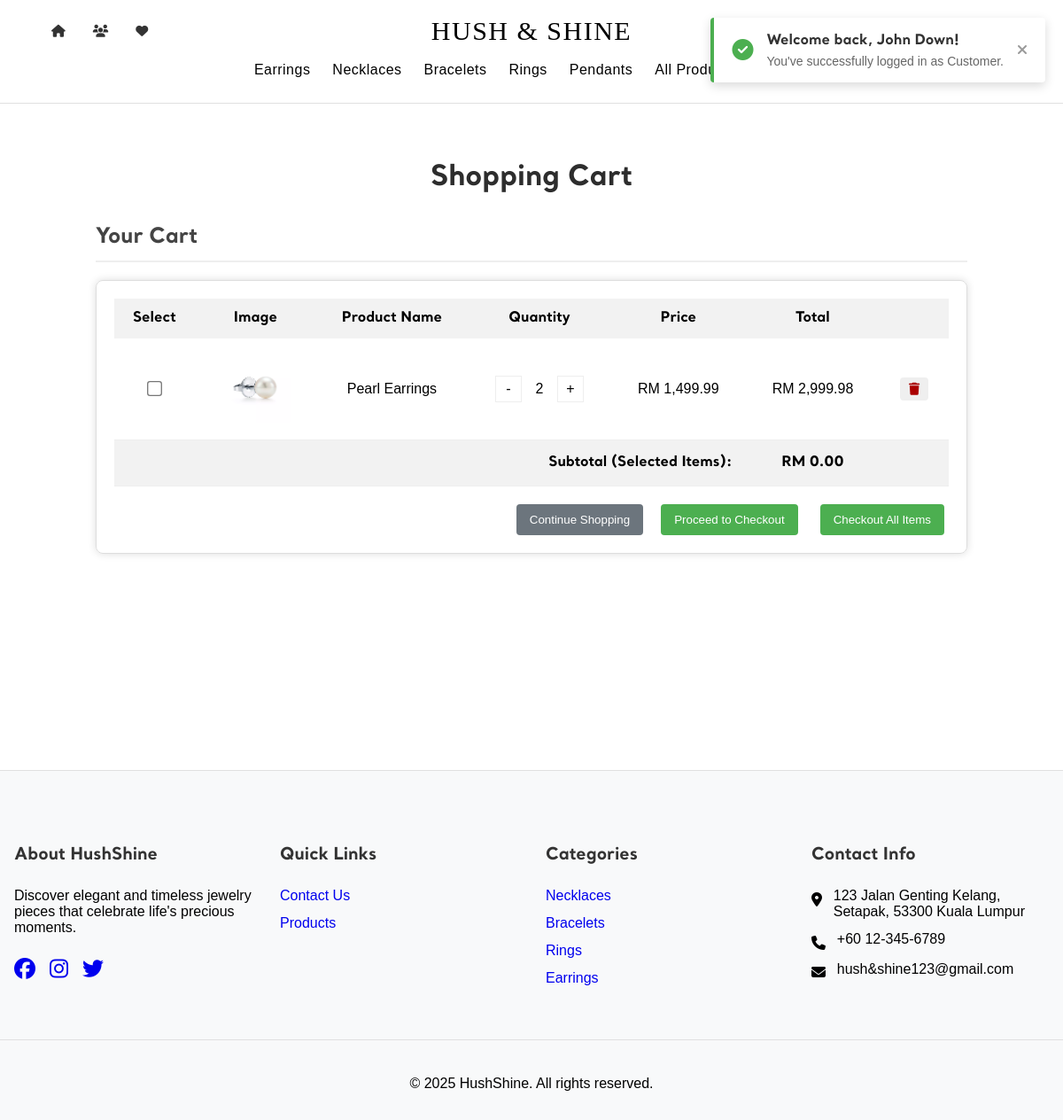
The page /page/cart.php (signed in) on the database its author committed.
### tables this page shows
CREATE TABLE `cart_item` (
  `cart_id` char(4) NOT NULL,
  `prod_id` char(4) NOT NULL,
  `quantity` int(2) NOT NULL
);

CREATE TABLE `product` (
  `prod_id` char(4) NOT NULL,
  `prod_name` varchar(100) NOT NULL,
  `prod_desc` varchar(200) NOT NULL,
  `price` double(7,2) NOT NULL,
  `quantity` int(4) NOT NULL,
  `cat_id` char(4) NOT NULL,
  `image` varchar(100) NOT NULL
);

### page/cart.php (the view, shortened to what this page needs)
<?php
require '../_base.php';
$custId = $_SESSION['cust_id'];
try {
    $stmt = $_db->prepare("
        SELECT ci.cart_id, ci.prod_id, ci.quantity, p.prod_name, p.price, p.image
        FROM cart_item ci
        JOIN product p ON ci.prod_id = p.prod_id
        JOIN shopping_cart sc ON ci.cart_id = sc.cart_id
        WHERE sc.cust_id = ?
    ");
    $stmt->execute([$custId]);
    $cartItems = $stmt->fetchAll(PDO::FETCH_ASSOC);
    $subtotal = 0;
    foreach ($cartItems as $item) {
        $subtotal += $item['price'] * $item['quantity'];
    }
} catch (Exception $e) {
    error_log("Cart Fetch Error: " . $e->getMessage());
    $cartItems = [];
    $subtotal = 0;
}
include '../_head.php';
?>
<div class="cart-page-container">
    <h1>Shopping Cart</h1>
    <section class="cart-section">
        <h2>Your Cart</h2>
        <div class="cart-container">
            <?php if (count($cartItems) > 0): ?>
                <table class="cart-list">
                    <thead>
                        <tr>
                            <th>Select</th>
                            <th>Image</th>
                            <th>Product Name</th>
                            <th>Quantity</th>
                            <th>Price</th>
                            <th>Total</th>
                            <th></th>
                        </tr>
                    </thead>
                    <tbody>
                        <?php foreach ($cartItems as $item): ?>
                            <?php
                                if ($item && !empty($item['image'])) {
                                    $productImages = json_decode($item['image']) ?: [];
                                    $firstImage = !empty($productImages) ? $productImages[0] : 'default-product-image.jpg';
                                } else {
                                    $firstImage = 'default_image.webp';
                                }
                            ?>
                            <tr>
                                <td><input type="checkbox" value="<?= $item['prod_id'] ?>" class="item-checkbox"></td>
                                <td><img src="/images/products/<?= htmlspecialchars($firstImage) ?>" class="cart-product-img"></td>
                                <td><?= htmlspecialchars($item['prod_name']) ?></td>
                                <td>
                                    <div class="quantity-control">
                                        <button class="qty-btn minus" data-id="<?= $item['prod_id'] ?>">-</button>
                                        <span class="qty-value"><?= $item['quantity'] ?></span>
                                        <button class="qty-btn plus" data-id="<?= $item['prod_id'] ?>">+</button>
                                    </div>
                                </td>
                                <td>RM <?= number_format($item['price'], 2) ?></td>
                                <td class="item-total">RM <?= number_format($item['price'] * $item['quantity'], 2) ?></td>
                                <td>
                                    <button class="remove-btn" data-cart-id="<?= $item['cart_id'] ?>" data-prod-id="<?= $item['prod_id'] ?>">
                                        <i class="fa-solid fa-trash"></i>
                                    </button>
                                </td>
                            </tr>
                        <?php endforeach; ?>
                    </tbody>
                    <tfoot>
                        <tr>
                            <td colspan="5" class="text-right">Subtotal (Selected Items):</td>
                            <td id="selected-subtotal">RM <?= number_format($subtotal, 2) ?></td>
                            <td></td>
                        </tr>
                    </tfoot>
                </table>
                <div class="cart-actions">
                    <a href="../index.php"><button class="continue-shopping">Continue Shopping</button></a>
                    <button type="button" class="checkout-selected">Proceed to Checkout</button>
                    <button class="checkout-all">Checkout All Items</button>
                </div>
                </div>
            <?php else: ?>
                <p>Your cart is empty.</p>
                <a href="../index.php"><button class="continue-shopping">Continue Shopping</button></a>
            <?php endif; ?>
        </div>
<?php
include '../_foot.php';

### rows shown on the page
cart_item: prod.prod_name "Pearl Earrings", quantity "2", prod.price "1,499.99", $item['price'] * $item['quantity'] "2,999.98"

### other values the page prints
$user_name "John Down"
$user_type "Customer"
